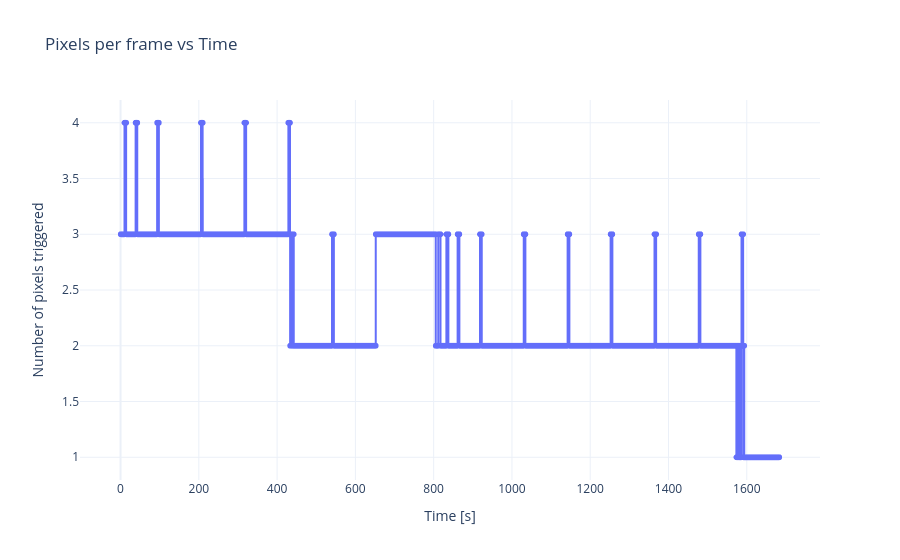

The notebook cell this image was saved under:
### Code cell
import numpy as np
import pandas as pd
from collections import defaultdict
import plotly.express as px

# load your data as before
data = np.loadtxt('/lfs/l7/hess/users/sghosh/tracks_161097.txt', 
                  delimiter='\t', comments='#', usecols=(0,1,2,3))
track_ids, pixel_ids, times, brightness = data.T

# select track 0
mask0 = track_ids == 0
times0 = times[mask0]
pix0   = pixel_ids[mask0]

# group pixel IDs by time
pix_by_time = defaultdict(list)
for t, pid in zip(times0, pix0):
    pix_by_time[t].append(int(pid))

# get sorted times and counts
t_sorted = np.array(sorted(pix_by_time.keys()))
n_pix    = np.array([len(pix_by_time[t]) for t in t_sorted])

# make DataFrame, with a hover-friendly string of IDs
df = pd.DataFrame({
    'time_s': t_sorted,
    'n_pixels': n_pix,
    # join into comma-sep string; you can leave them as lists if you prefer
    'pix_ids': [','.join(map(str, pix_by_time[t])) for t in t_sorted]
})

# now plot with pix_ids in the hover
fig = px.line(
    df,
    x='time_s',
    y='n_pixels',
    markers=True,
    title='Pixels per frame vs Time',
    hover_data={'pix_ids':True,  # include the pix_ids column
                'time_s':False,  # hide redundant time
                'n_pixels':False # hide redundant y
               }
)

# tweak axis labels
fig.update_layout(
    xaxis_title='Time [s]',
    yaxis_title='Number of pixels triggered',
    template='plotly_white'
)

fig.show()

### Figure 1 — Plotly figure (JSON) as saved in the notebook; plotly's stock layout.template omitted (floating-point values rounded to 4 significant figures; data arrays with more than 128 entries replaced by an {"elided": "..."} marker saying what was removed)
{"data": [{"customdata": {"elided": "16759x1 str values"}, "hovertemplate": "pix_ids=%{customdata[0]}<extra></extra>", "legendgroup": "", "line": {"color": "#636efa", "dash": "solid"}, "marker": {"symbol": "circle"}, "mode": "lines+markers", "name": "", "showlegend": false, "type": "scattergl", "x": {"elided": "16759 float values"}, "xaxis": "x", "y": {"elided": "16759 int values"}, "yaxis": "y"}], "layout": {"legend": {"tracegroupgap": 0}, "title": {"text": "Pixels per frame vs Time"}, "xaxis": {"anchor": "y", "domain": [0, 1], "title": {"text": "Time [s]"}}, "yaxis": {"anchor": "x", "domain": [0, 1], "title": {"text": "Number of pixels triggered"}}}}
